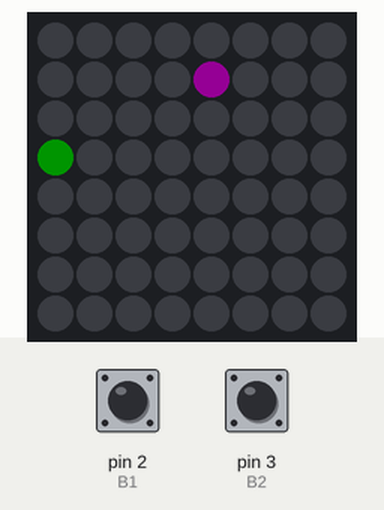
Recording of a sketch running on a simulated Arduino Uno, built with avr-gcc and run on an emulated ATmega328P. Shown: 8×8 RGB LED matrix (first LED top left, wired row by row). The inputs (shaded band) are chosen by the test bench; at power-on: pin 2 (B1) HIGH, pin 3 (B2) HIGH. Dim RGB values are drawn brighter than linear; random numbers use the default seed unless the sketch sets one.

Above: at 1.2 s.
1.3 s: pin 2 (B1) pulled LOW for 1 s
At 1.7 s:
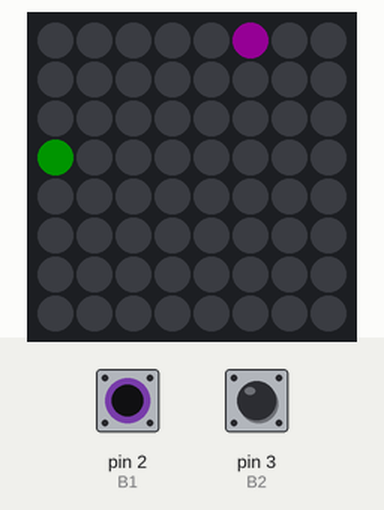
At 3.2 s:
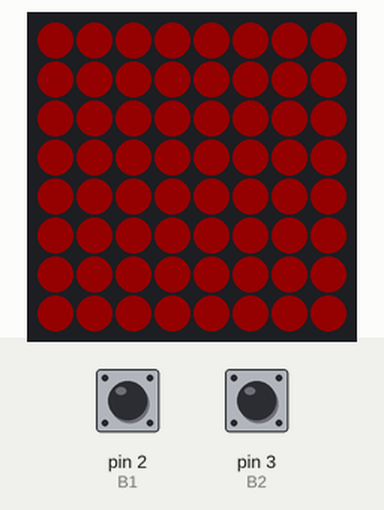
5.3 s: pin 2 (B1) pulled LOW for 3.2 s
At 6.83 s:
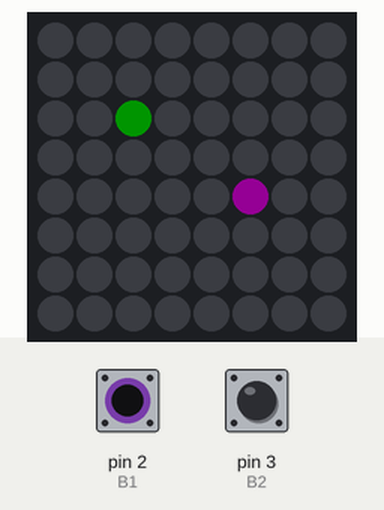

Measured:
- what the display in image 2 shows lasts 1.0 s, from 2.5 s to 3.5 s

The sketch:

snake.ino
```cpp
#include <Adafruit_GFX.h>
#include <Adafruit_NeoMatrix.h>
#include <Adafruit_NeoPixel.h>

#ifndef PSTR
#define PSTR
#endif

// Matrix specs
#define MATRIX_BRIGHTNESS 20
#define MATRIX_WIDTH 8
#define MATRIX_HEIGHT 8

// Colors
#define COLOR_CABEZA matrix.Color(255, 0, 255)
#define COLOR_CUERPO matrix.Color(255, 0, 128)
#define COLOR_MANZANA matrix.Color(0, 255, 0)

#define PIN 12 // Donde esta la matriz LED

// Botones
#define B1 2
#define B2 3
#define B3 4
#define B4 5

// ¿Cada cuanto se mueve la serpiente? (ms)
#define DELAY 300

// Define directions
#define UP 1
#define RIGHT 2
#define DOWN 3
#define LEFT 4

Adafruit_NeoMatrix matrix = Adafruit_NeoMatrix(MATRIX_WIDTH, MATRIX_HEIGHT, PIN, NEO_MATRIX_BOTTOM + NEO_MATRIX_RIGHT + NEO_MATRIX_ROWS + NEO_MATRIX_PROGRESSIVE, NEO_GRB + NEO_KHZ800);

// Posicion inicial de la cabeza
#define INITIAL_X 4
#define INITIAL_Y 4

// Direccion de la serpiente
// The direction starts in 0 because the snake is not moving at the beginning
// So it won't move until the user presses a button
int dir = 0;
/*
  1
4   2
  3
*/

int snakeHead[2] = {INITIAL_X, INITIAL_Y};
int snakeBody[64][2] = {};
int bodyLength = 1;

int apple[2] = {0, 0};

bool isAlive = true;

void setup()
{
  matrix.begin();
  matrix.setBrightness(MATRIX_BRIGHTNESS);

  pinMode(B1, INPUT_PULLUP);
  pinMode(B2, INPUT_PULLUP);
  pinMode(B3, INPUT_PULLUP);
  pinMode(B4, INPUT_PULLUP);

  randomSeed(analogRead(A0));

  spawnApple();
}

bool onSnakeBody(int something[2])
{
  for (int i = 0; i < bodyLength; i++)
  {
    if (snakeBody[i][0] == something[0] && snakeBody[i][1] == something[1])
    {
      return true;
    }
  }
  return false;
}

void drawSomething(int something[2], uint32_t color)
{
  matrix.drawPixel(something[0], something[1], color);
}

void spawnApple()
{
  do
  {
    apple[0] = random(0, MATRIX_WIDTH);
    apple[1] = random(0, MATRIX_HEIGHT);
  } while (onSnakeBody(apple));
}

void delay_movement(int t)
{
  long t_i = millis();
  long t_f = t_i + t;

  while (millis() < t_f)
  {
    if (digitalRead(B1) == HIGH && dir != DOWN)
    {
      dir = UP;
    }
    else if (digitalRead(B2) == HIGH && dir != LEFT)
    {
      dir = RIGHT;
    }
    else if (digitalRead(B3) == HIGH && dir != UP)
    {
      dir = DOWN;
    }
    else if (digitalRead(B4) == HIGH && dir != RIGHT)
    {
      dir = LEFT;
    }
  }
}

void drawSnake()
{
  for (int i = 0; i < bodyLength; i++)
  {
    drawSomething(snakeBody[i], COLOR_CUERPO);
  }

  drawSomething(snakeHead, COLOR_CABEZA);

  matrix.show();
}

void updateSnakeBody()
{
  for (int i = bodyLength - 1; i > 0; i--)
  {
    snakeBody[i][0] = snakeBody[i - 1][0];
    snakeBody[i][1] = snakeBody[i - 1][1];
  }

  snakeBody[0][0] = snakeHead[0];
  snakeBody[0][1] = snakeHead[1];
}

void displayEndGame()
{
  matrix.fillScreen(matrix.Color(255, 0, 0));
  matrix.show();
  delay(1000);
  matrix.clear();

  for (int i = 4; i > -10; i--)
  {
    matrix.setCursor(i, 1);

    matrix.print(bodyLength - 1);

    matrix.show();  // Mostrar los cambios en la Matriz LED
    matrix.clear(); // Limpia la matriz, apaga todos los pixeles.

    delay(200);
  }
}

void resetGame()
{
  dir = 0;
  bodyLength = 1;
  snakeHead[0] = INITIAL_X;
  snakeHead[1] = INITIAL_Y;
  spawnApple();
  isAlive = true;
}

bool snakeCollide()
{
  for (int i = 1; i < bodyLength; i++)
    if (snakeHead[0] == snakeBody[i][0] && snakeHead[1] == snakeBody[i][1])
      return true;
  return false;
}

void loop()
{
  while (isAlive)
  {
    delay_movement(DELAY);
    matrix.clear();

    switch (dir)
    {
    case UP:
      if (snakeHead[1] == 0)
      {
        isAlive = false;
      }
      else
      {
        snakeHead[1]--;
      }
      break;
    case RIGHT:
      if (snakeHead[0] == MATRIX_WIDTH - 1)
      {
        isAlive = false;
      }
      else
      {
        snakeHead[0]++;
      }
      break;
    case DOWN:
      if (snakeHead[1] == MATRIX_HEIGHT - 1)
      {
        isAlive = false;
      }
      else
      {
        snakeHead[1]++;
      }
      break;
    case LEFT:
      if (snakeHead[0] == 0)
      {
        isAlive = false;
      }
      else
      {
        snakeHead[0]--;
      }
      break;
    }

    updateSnakeBody();
    drawSnake();

    if (snakeCollide())
    {
      isAlive = false;
    }

    // Check if the snake ate the apple
    if (snakeHead[0] == apple[0] && snakeHead[1] == apple[1])
    {
      bodyLength++;
      spawnApple();
    }

    drawSomething(apple, COLOR_MANZANA);

    matrix.show();
  }

  displayEndGame();
  resetGame();
}
```
